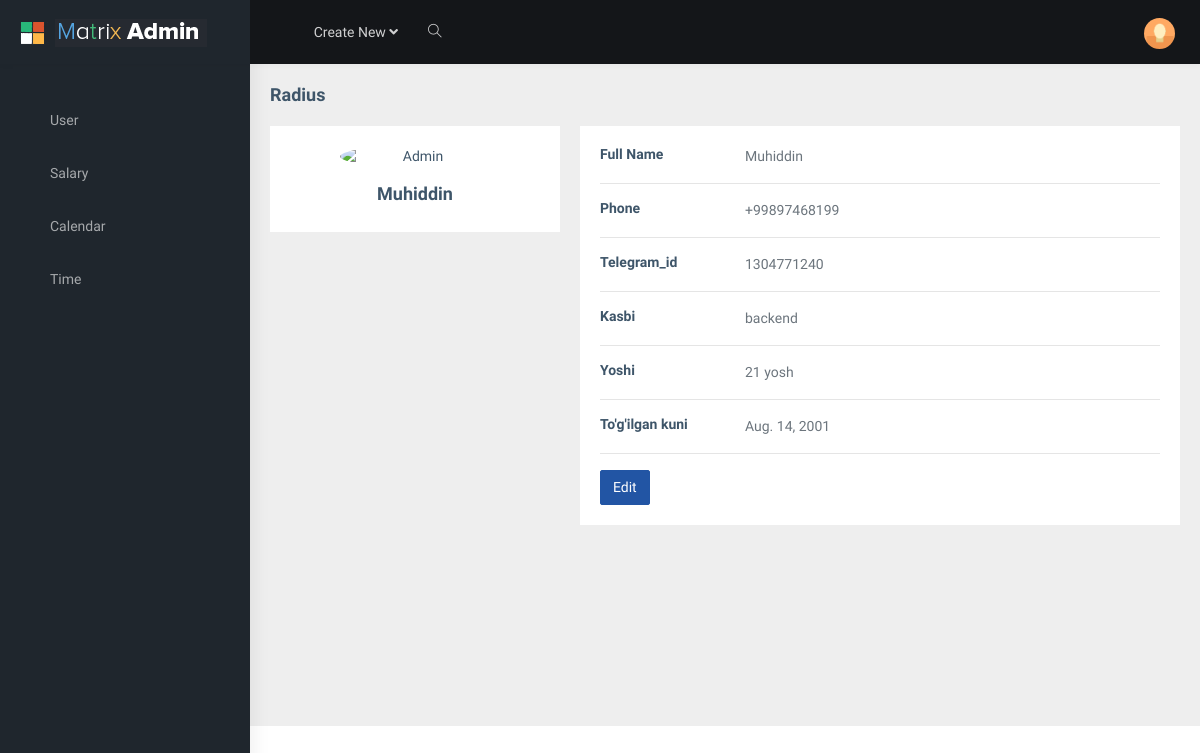
Screenshot of /api/admin/usersprofil/1/ (signed in) with the database file from the repository.
### salary/models.py (models this page shows, shortened)
class Workers(models.Model):
    CHOICES = (
        ('true', 'TRUE'),
        ('false', 'FALSE')
    )
    full_name = models.CharField(max_length=125)
    phone = models.CharField(max_length=12)
    age = models.IntegerField(default=0)
    job = models.CharField(max_length=125)
    birthday = models.DateField(auto_now=False, auto_now_add=False, blank=True, null=True)
    salary = models.IntegerField(default=0)
    telegram_id = models.CharField(max_length=125)
    bons = models.IntegerField(default=0)
    fine = models.IntegerField(default=0)
    give = models.IntegerField(default=0)
    residue = models.IntegerField(default=0)
    step = models.IntegerField(default=0)
    clock_in = models.TimeField(blank=True, null=True)
    clock_out = models.TimeField(blank=True, null=True)
    month = models.CharField(blank=True, null=True, max_length=125)
    image = models.CharField(blank=True, null=True, max_length=125)
    type = models.CharField(max_length=12, blank=True, null=True)
    status = models.CharField(max_length=25, choices=CHOICES, default='true', blank=True, null=True)

### salary/views.py (the view)
# urls.py: path('usersprofil/<int:id>/', userProfilView, name='userprofil'),
def userProfilView(request, id):
    if not request.user.is_authenticated:
        return HttpResponseRedirect(reverse_lazy('login'))
    else:
        user = Workers.objects.get(id=id)
        context = {
            'user': user
        }
        return render(request, 'admin/userprofil.html', context)

### salary/templates/admin/userprofil.html (shortened to what this page needs)
{% extends 'base.html' %}
{% load static %}
{% block content %}
    <div class="main-body">
          <div class="row gutters-sm">
            <div class="col-md-4 mb-3">
              <div class="card">
                <div class="card-body">
                  <div class="d-flex flex-column align-items-center text-center">
                    <img src="https://bootdey.com/img/Content/avatar/avatar7.png" alt="Admin" class="rounded-circle" width="150">
                    <div class="mt-3">
                      <h4>{{user.full_name}}</h4>
                    </div>
                  </div>
                </div>
              </div>
            </div>
            <div class="col-md-8">
              <div class="card mb-3">
                <div class="card-body">
                  <div class="row">
                    <div class="col-sm-3">
                      <h6 class="mb-0">Full Name</h6>
                    </div>
                    <div class="col-sm-9 text-secondary">
                      {{user.full_name}}
                    </div>
                  </div>
                  <hr>
                  <div class="row">
                    <div class="col-sm-3">
                      <h6 class="mb-0">Phone</h6>
                    </div>
                    <div class="col-sm-9 text-secondary">
                      {{user.phone}}
                    </div>
                  </div>
                  <hr>
                  <div class="row">
                    <div class="col-sm-3">
                      <h6 class="mb-0">Telegram_id</h6>
                    </div>
                    <div class="col-sm-9 text-secondary">
                      {{user.telegram_id}}
                    </div>
                  </div>
                  <hr>
                  <div class="row">
                    <div class="col-sm-3">
                      <h6 class="mb-0">Kasbi</h6>
                    </div>
                    <div class="col-sm-9 text-secondary">
                      {{user.job}}
                    </div>
                  </div>
                  <hr>
                  <div class="row">
                    <div class="col-sm-3">
                      <h6 class="mb-0">Yoshi</h6>
                    </div>
                    <div class="col-sm-9 text-secondary">
                      {{user.age}}  yosh
                    </div>
                  </div>
                  <hr>
                  <div class="row">
                    <div class="col-sm-3">
                      <h6 class="mb-0">To'g'ilgan kuni</h6>
                    </div>
                    <div class="col-sm-3 text-secondary">
                      {{user.birthday}}
                    </div>
                  </div>
                  <hr>
                  <div class="row">
                    <div class="col-sm-12">
                      <a class="btn btn-info " target="__blank" href="{% url 'edit_user' user.id %}">Edit</a>
                    </div>
                  </div>
                </div>
              </div>
            </div>
          </div>
        </div>
{% endblock content%}

### rows the page displays
Workers: full_name "Muhiddin", phone "+99897468199", telegram_id "1304771240", job "backend", age "21", birthday "Aug. 14, 2001"
